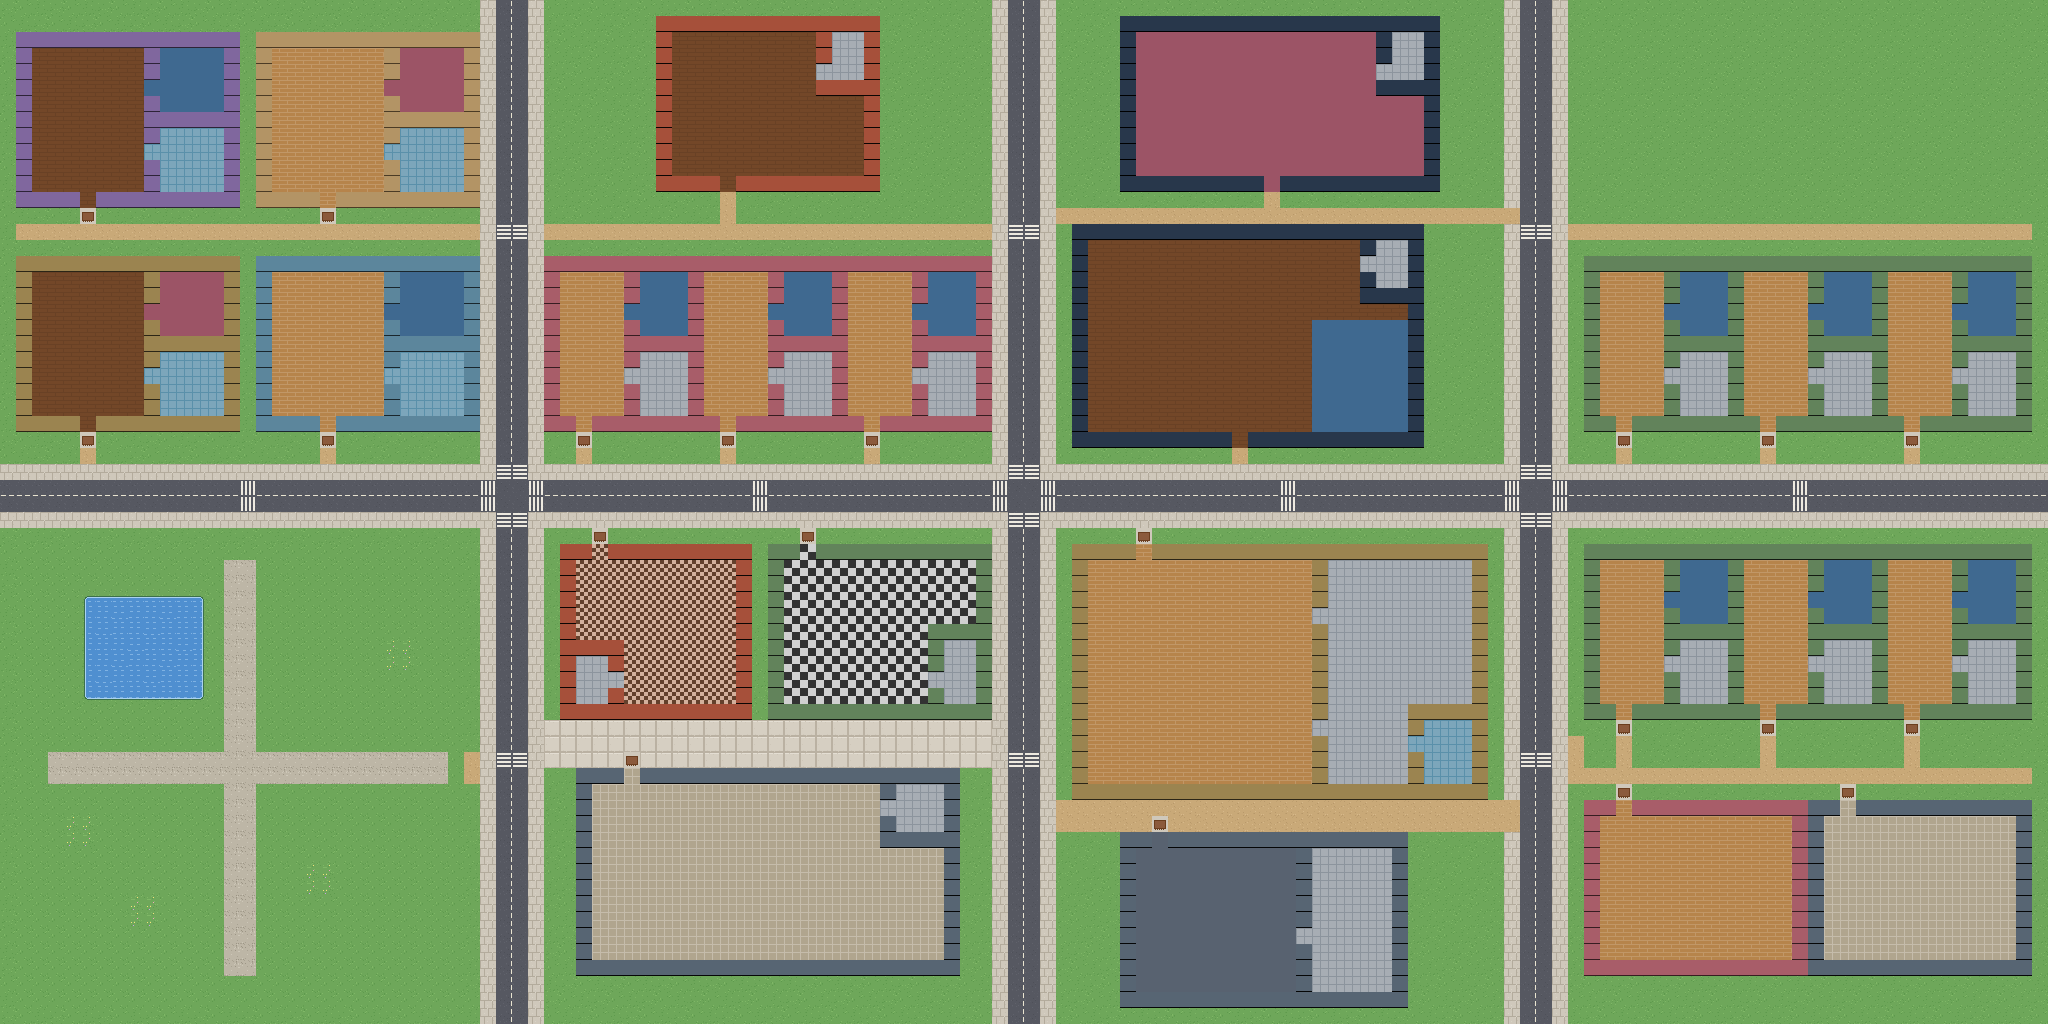

This is a level from a 2D game, rendered from its Tiled map with the project's own tilesets. A one-line summary and the map file follow, with tile-layer data summarised:
An orthogonal 128x64 tile map with 16x16 px tiles, 2 tile layers (ground, walls) and 612 objects (54x HEDGE, 52x HEDGE_V, 46x WOODEN_CHAIR, 25x SMALL_TABLE, 21x WASHBASIN, ...).

<map version="1.10" tiledversion="1.11.0" orientation="orthogonal" renderorder="right-down" width="128" height="64" tilewidth="16" tileheight="16" infinite="0" nextlayerid="6" nextobjectid="613">
 <tileset firstgid="1" name="city" tilewidth="16" tileheight="16" tilecount="43" columns="8">
  <image source="city_tiles.png" width="128" height="96" />
  <tile id="0">
   <properties>
    <property name="kind" value="grass_0" />
    <property name="walkable" type="bool" value="true" />
    <property name="cost" type="int" value="3" />
   </properties>
  </tile>
  <tile id="1">
   <properties>
    <property name="kind" value="grass_1" />
    <property name="walkable" type="bool" value="true" />
    <property name="cost" type="int" value="3" />
   </properties>
  </tile>
  <tile id="2">
   <properties>
    <property name="kind" value="grass_2" />
    <property name="walkable" type="bool" value="true" />
    <property name="cost" type="int" value="3" />
   </properties>
  </tile>
  <tile id="3">
   <properties>
    <property name="kind" value="grass_flowers" />
    <property name="walkable" type="bool" value="true" />
    <property name="cost" type="int" value="3" />
   </properties>
  </tile>
  <tile id="4">
   <properties>
    <property name="kind" value="sidewalk" />
    <property name="walkable" type="bool" value="true" />
    <property name="cost" type="int" value="1" />
   </properties>
  </tile>
  <tile id="5">
   <properties>
    <property name="kind" value="road" />
    <property name="walkable" type="bool" value="true" />
    <property name="cost" type="int" value="8" />
   </properties>
  </tile>
  <tile id="6">
   <properties>
    <property name="kind" value="road_line_h" />
    <property name="walkable" type="bool" value="true" />
    <property name="cost" type="int" value="8" />
   </properties>
  </tile>
  <tile id="7">
   <properties>
    <property name="kind" value="road_line_v" />
    <property name="walkable" type="bool" value="true" />
    <property name="cost" type="int" value="8" />
   </properties>
  </tile>
  <tile id="8">
   <properties>
    <property name="kind" value="crosswalk_h" />
    <property name="walkable" type="bool" value="true" />
    <property name="cost" type="int" value="1" />
   </properties>
  </tile>
  <tile id="9">
   <properties>
    <property name="kind" value="crosswalk_v" />
    <property name="walkable" type="bool" value="true" />
    <property name="cost" type="int" value="1" />
   </properties>
  </tile>
  <tile id="10">
   <properties>
    <property name="kind" value="path" />
    <property name="walkable" type="bool" value="true" />
    <property name="cost" type="int" value="1" />
   </properties>
  </tile>
  <tile id="11">
   <properties>
    <property name="kind" value="gravel" />
    <property name="walkable" type="bool" value="true" />
    <property name="cost" type="int" value="1" />
   </properties>
  </tile>
  <tile id="12">
   <properties>
    <property name="kind" value="water_0" />
    <property name="walkable" type="bool" value="false" />
   </properties>
  </tile>
  <tile id="13">
   <properties>
    <property name="kind" value="water_1" />
    <property name="walkable" type="bool" value="false" />
   </properties>
  </tile>
  <tile id="14">
   <properties>
    <property name="kind" value="water_n" />
    <property name="walkable" type="bool" value="false" />
   </properties>
  </tile>
  <tile id="15">
   <properties>
    <property name="kind" value="water_s" />
    <property name="walkable" type="bool" value="false" />
   </properties>
  </tile>
  <tile id="16">
   <properties>
    <property name="kind" value="water_e" />
    <property name="walkable" type="bool" value="false" />
   </properties>
  </tile>
  <tile id="17">
   <properties>
    <property name="kind" value="water_w" />
    <property name="walkable" type="bool" value="false" />
   </properties>
  </tile>
  <tile id="18">
   <properties>
    <property name="kind" value="water_ne" />
    <property name="walkable" type="bool" value="false" />
   </properties>
  </tile>
  <tile id="19">
   <properties>
    <property name="kind" value="water_nw" />
    <property name="walkable" type="bool" value="false" />
   </properties>
  </tile>
  <tile id="20">
   <properties>
    <property name="kind" value="water_se" />
    <property name="walkable" type="bool" value="false" />
   </properties>
  </tile>
  <tile id="21">
   <properties>
    <property name="kind" value="water_sw" />
    <property name="walkable" type="bool" value="false" />
   </properties>
  </tile>
  <tile id="22">
   <properties>
    <property name="kind" value="plaza" />
    <property name="walkable" type="bool" value="true" />
    <property name="cost" type="int" value="1" />
   </properties>
  </tile>
  <tile id="23">
   <properties>
    <property name="kind" value="doormat" />
    <property name="walkable" type="bool" value="true" />
    <property name="cost" type="int" value="1" />
   </properties>
  </tile>
  <tile id="24">
   <properties>
    <property name="kind" value="wood_warm" />
    <property name="walkable" type="bool" value="true" />
    <property name="cost" type="int" value="1" />
   </properties>
  </tile>
  <tile id="25">
   <properties>
    <property name="kind" value="wood_light" />
    <property name="walkable" type="bool" value="true" />
    <property name="cost" type="int" value="1" />
   </properties>
  </tile>
  <tile id="26">
   <properties>
    <property name="kind" value="checker_gray" />
    <property name="walkable" type="bool" value="true" />
    <property name="cost" type="int" value="1" />
   </properties>
  </tile>
  <tile id="27">
   <properties>
    <property name="kind" value="checker_warm" />
    <property name="walkable" type="bool" value="true" />
    <property name="cost" type="int" value="1" />
   </properties>
  </tile>
  <tile id="28">
   <properties>
    <property name="kind" value="tile_white" />
    <property name="walkable" type="bool" value="true" />
    <property name="cost" type="int" value="1" />
   </properties>
  </tile>
  <tile id="29">
   <properties>
    <property name="kind" value="tile_blue" />
    <property name="walkable" type="bool" value="true" />
    <property name="cost" type="int" value="1" />
   </properties>
  </tile>
  <tile id="30">
   <properties>
    <property name="kind" value="carpet_blue" />
    <property name="walkable" type="bool" value="true" />
    <property name="cost" type="int" value="1" />
   </properties>
  </tile>
  <tile id="31">
   <properties>
    <property name="kind" value="carpet_rose" />
    <property name="walkable" type="bool" value="true" />
    <property name="cost" type="int" value="1" />
   </properties>
  </tile>
  <tile id="32">
   <properties>
    <property name="kind" value="lino" />
    <property name="walkable" type="bool" value="true" />
    <property name="cost" type="int" value="1" />
   </properties>
  </tile>
  <tile id="33">
   <properties>
    <property name="kind" value="rubber" />
    <property name="walkable" type="bool" value="true" />
    <property name="cost" type="int" value="1" />
   </properties>
  </tile>
  <tile id="34">
   <properties>
    <property name="kind" value="wall_navy" />
    <property name="walkable" type="bool" value="false" />
    <property name="wall_style" value="navy" />
   </properties>
  </tile>
  <tile id="35">
   <properties>
    <property name="kind" value="wall_cream" />
    <property name="walkable" type="bool" value="false" />
    <property name="wall_style" value="cream" />
   </properties>
  </tile>
  <tile id="36">
   <properties>
    <property name="kind" value="wall_lilac" />
    <property name="walkable" type="bool" value="false" />
    <property name="wall_style" value="lilac" />
   </properties>
  </tile>
  <tile id="37">
   <properties>
    <property name="kind" value="wall_rose" />
    <property name="walkable" type="bool" value="false" />
    <property name="wall_style" value="rose" />
   </properties>
  </tile>
  <tile id="38">
   <properties>
    <property name="kind" value="wall_brick" />
    <property name="walkable" type="bool" value="false" />
    <property name="wall_style" value="brick" />
   </properties>
  </tile>
  <tile id="39">
   <properties>
    <property name="kind" value="wall_sage" />
    <property name="walkable" type="bool" value="false" />
    <property name="wall_style" value="sage" />
   </properties>
  </tile>
  <tile id="40">
   <properties>
    <property name="kind" value="wall_slate" />
    <property name="walkable" type="bool" value="false" />
    <property name="wall_style" value="slate" />
   </properties>
  </tile>
  <tile id="41">
   <properties>
    <property name="kind" value="wall_sand" />
    <property name="walkable" type="bool" value="false" />
    <property name="wall_style" value="sand" />
   </properties>
  </tile>
  <tile id="42">
   <properties>
    <property name="kind" value="wall_sky" />
    <property name="walkable" type="bool" value="false" />
    <property name="wall_style" value="sky" />
   </properties>
  </tile>
 </tileset>
 <layer id="1" name="ground" width="128" height="64">
  <data>[8192 cells, 8192 non-empty, 34 distinct tile ids]</data>
 </layer>
 <layer id="2" name="walls" width="128" height="64">
  <data>[8192 cells, 1186 non-empty, 9 distinct tile ids]</data>
 </layer>
 <objectgroup id="3" name="places">
  <object id="1" name="Maison des Lilas" x="16" y="32" width="224" height="176">
   <properties>
    <property name="place_id" value="maison_lilas" />
   </properties>
  </object>
  <object id="2" name="Maison Girard" x="256" y="32" width="224" height="176">
   <properties>
    <property name="place_id" value="maison_girard" />
   </properties>
  </object>
  <object id="3" name="Maison Dupont" x="16" y="256" width="224" height="176">
   <properties>
    <property name="place_id" value="maison_dupont" />
   </properties>
  </object>
  <object id="4" name="Maison Benali" x="256" y="256" width="224" height="176">
   <properties>
    <property name="place_id" value="maison_benali" />
   </properties>
  </object>
  <object id="5" name="Appartement 1 (Tilleuls)" x="544" y="256" width="160" height="176">
   <properties>
    <property name="place_id" value="appart_1" />
   </properties>
  </object>
  <object id="6" name="Appartement 2 (Tilleuls)" x="688" y="256" width="160" height="176">
   <properties>
    <property name="place_id" value="appart_2" />
   </properties>
  </object>
  <object id="7" name="Appartement 3 (Tilleuls)" x="832" y="256" width="160" height="176">
   <properties>
    <property name="place_id" value="appart_3" />
   </properties>
  </object>
  <object id="8" name="Bureaux Horizon" x="1072" y="224" width="352" height="224">
   <properties>
    <property name="place_id" value="bureaux" />
   </properties>
  </object>
  <object id="9" name="Parc du Lac" x="16" y="544" width="448" height="464">
   <properties>
    <property name="place_id" value="parc" />
   </properties>
  </object>
  <object id="10" name="Boulangerie du Coin" x="560" y="544" width="192" height="176">
   <properties>
    <property name="place_id" value="boulangerie" />
   </properties>
  </object>
  <object id="11" name="Café des Arts" x="768" y="544" width="224" height="176">
   <properties>
    <property name="place_id" value="cafe" />
   </properties>
  </object>
  <object id="12" name="Supermarché Fraîcheur" x="576" y="768" width="384" height="208">
   <properties>
    <property name="place_id" value="supermarche" />
   </properties>
  </object>
  <object id="13" name="École Jules-Ferry" x="1072" y="544" width="416" height="256">
   <properties>
    <property name="place_id" value="ecole" />
   </properties>
  </object>
  <object id="14" name="Salle de sport Olympe" x="1120" y="832" width="288" height="176">
   <properties>
    <property name="place_id" value="salle_de_sport" />
   </properties>
  </object>
  <object id="15" name="Mimosas 1" x="1584" y="256" width="160" height="176">
   <properties>
    <property name="place_id" value="mimosas_1" />
   </properties>
  </object>
  <object id="16" name="Mimosas 4" x="1584" y="544" width="160" height="176">
   <properties>
    <property name="place_id" value="mimosas_4" />
   </properties>
  </object>
  <object id="17" name="Mimosas 2" x="1728" y="256" width="160" height="176">
   <properties>
    <property name="place_id" value="mimosas_2" />
   </properties>
  </object>
  <object id="18" name="Mimosas 5" x="1728" y="544" width="160" height="176">
   <properties>
    <property name="place_id" value="mimosas_5" />
   </properties>
  </object>
  <object id="19" name="Mimosas 3" x="1872" y="256" width="160" height="176">
   <properties>
    <property name="place_id" value="mimosas_3" />
   </properties>
  </object>
  <object id="20" name="Mimosas 6" x="1872" y="544" width="160" height="176">
   <properties>
    <property name="place_id" value="mimosas_6" />
   </properties>
  </object>
  <object id="21" name="Bar Le Zinc" x="656" y="16" width="224" height="176">
   <properties>
    <property name="place_id" value="bar" />
   </properties>
  </object>
  <object id="22" name="Casino Le Lucky" x="1120" y="16" width="320" height="176">
   <properties>
    <property name="place_id" value="casino" />
   </properties>
  </object>
  <object id="23" name="Boutique Mode &amp; Co" x="1584" y="800" width="224" height="176">
   <properties>
    <property name="place_id" value="boutique" />
   </properties>
  </object>
  <object id="24" name="Hi-Tech Center" x="1808" y="800" width="224" height="176">
   <properties>
    <property name="place_id" value="hitech" />
   </properties>
  </object>
 </objectgroup>
 <objectgroup id="4" name="rooms">
  <object id="25" name="séjour" x="32" y="48" width="112" height="144">
   <properties>
    <property name="room" value="living" />
    <property name="place_id" value="maison_lilas" />
   </properties>
  </object>
  <object id="26" name="chambre" x="160" y="48" width="64" height="64">
   <properties>
    <property name="room" value="bedroom" />
    <property name="place_id" value="maison_lilas" />
   </properties>
  </object>
  <object id="27" name="salle de bain" x="160" y="128" width="64" height="64">
   <properties>
    <property name="room" value="bathroom" />
    <property name="place_id" value="maison_lilas" />
   </properties>
  </object>
  <object id="28" name="séjour" x="272" y="48" width="112" height="144">
   <properties>
    <property name="room" value="living" />
    <property name="place_id" value="maison_girard" />
   </properties>
  </object>
  <object id="29" name="chambre" x="400" y="48" width="64" height="64">
   <properties>
    <property name="room" value="bedroom" />
    <property name="place_id" value="maison_girard" />
   </properties>
  </object>
  <object id="30" name="salle de bain" x="400" y="128" width="64" height="64">
   <properties>
    <property name="room" value="bathroom" />
    <property name="place_id" value="maison_girard" />
   </properties>
  </object>
  <object id="31" name="séjour" x="32" y="272" width="112" height="144">
   <properties>
    <property name="room" value="living" />
    <property name="place_id" value="maison_dupont" />
   </properties>
  </object>
  <object id="32" name="chambre" x="160" y="272" width="64" height="64">
   <properties>
    <property name="room" value="bedroom" />
    <property name="place_id" value="maison_dupont" />
   </properties>
  </object>
  <object id="33" name="salle de bain" x="160" y="352" width="64" height="64">
   <properties>
    <property name="room" value="bathroom" />
    <property name="place_id" value="maison_dupont" />
   </properties>
  </object>
  <object id="34" name="séjour" x="272" y="272" width="112" height="144">
   <properties>
    <property name="room" value="living" />
    <property name="place_id" value="maison_benali" />
   </properties>
  </object>
  <object id="35" name="chambre" x="400" y="272" width="64" height="64">
   <properties>
    <property name="room" value="bedroom" />
    <property name="place_id" value="maison_benali" />
   </properties>
  </object>
  <object id="36" name="salle de bain" x="400" y="352" width="64" height="64">
   <properties>
    <property name="room" value="bathroom" />
    <property name="place_id" value="maison_benali" />
   </properties>
  </object>
  <object id="37" name="pièce de vie" x="560" y="272" width="64" height="144">
   <properties>
    <property name="room" value="living" />
    <property name="place_id" value="appart_1" />
   </properties>
  </object>
  <object id="38" name="chambre" x="640" y="272" width="48" height="64">
   <properties>
    <property name="room" value="bedroom" />
    <property name="place_id" value="appart_1" />
   </properties>
  </object>
  <object id="39" name="salle de bain" x="640" y="352" width="48" height="64">
   <properties>
    <property name="room" value="bathroom" />
    <property name="place_id" value="appart_1" />
   </properties>
  </object>
  <object id="40" name="pièce de vie" x="704" y="272" width="64" height="144">
   <properties>
    <property name="room" value="living" />
    <property name="place_id" value="appart_2" />
   </properties>
  </object>
  <object id="41" name="chambre" x="784" y="272" width="48" height="64">
   <properties>
    <property name="room" value="bedroom" />
    <property name="place_id" value="appart_2" />
   </properties>
  </object>
  <object id="42" name="salle de bain" x="784" y="352" width="48" height="64">
   <properties>
    <property name="room" value="bathroom" />
    <property name="place_id" value="appart_2" />
   </properties>
  </object>
  <object id="43" name="pièce de vie" x="848" y="272" width="64" height="144">
   <properties>
    <property name="room" value="living" />
    <property name="place_id" value="appart_3" />
   </properties>
  </object>
  <object id="44" name="chambre" x="928" y="272" width="48" height="64">
   <properties>
    <property name="room" value="bedroom" />
    <property name="place_id" value="appart_3" />
   </properties>
  </object>
  <object id="45" name="salle de bain" x="928" y="352" width="48" height="64">
   <properties>
    <property name="room" value="bathroom" />
    <property name="place_id" value="appart_3" />
   </properties>
  </object>
  <object id="46" name="open space" x="1088" y="240" width="224" height="192">
   <properties>
    <property name="room" value="office" />
    <property name="place_id" value="bureaux" />
   </properties>
  </object>
  <object id="47" name="toilettes" x="1376" y="240" width="32" height="48">
   <properties>
    <property name="room" value="bathroom" />
    <property name="place_id" value="bureaux" />
   </properties>
  </object>
  <object id="48" name="salle de réunion" x="1312" y="320" width="96" height="112">
   <properties>
    <property name="room" value="meeting" />
    <property name="place_id" value="bureaux" />
   </properties>
  </object>
  <object id="49" name="fournil" x="624" y="560" width="112" height="48">
   <properties>
    <property name="room" value="workshop" />
    <property name="place_id" value="boulangerie" />
   </properties>
  </object>
  <object id="50" name="boutique" x="624" y="624" width="112" height="80">
   <properties>
    <property name="room" value="shop" />
    <property name="place_id" value="boulangerie" />
   </properties>
  </object>
  </objectgroup>
 <objectgroup id="5" name="furniture">
  <!-- 528 objects omitted --></objectgroup>
</map>
<!-- 562 of 612 objects omitted -->
